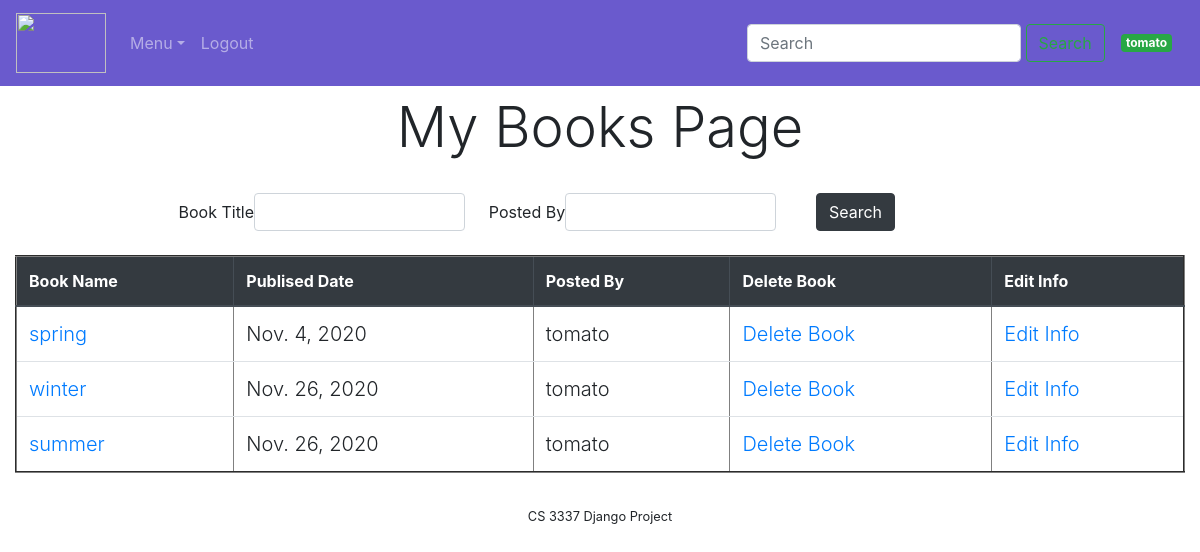
Page /mybooks (signed in) on the earlier database version.
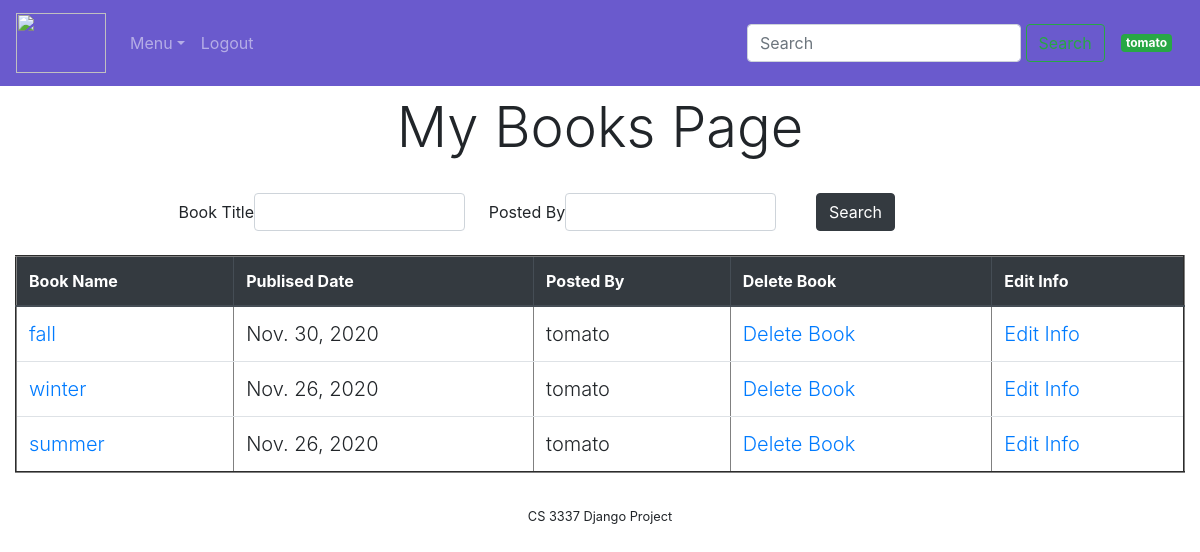
Same page on the later database version.
### bookMng/models.py (models this page shows, shortened)
class Book(models.Model):
    name = models.CharField(max_length=200)
    web = models.URLField(max_length=200)
    price = models.DecimalField(decimal_places=2, max_digits=6)
    publishdate = models.DateField(auto_now=True)
    picture = models.FileField(upload_to='bookEx/static/uploads')
    pic_path = models.CharField(max_length=300, editable=False, blank=True)
    username = models.ForeignKey(User, blank=True, null=True, on_delete=models.CASCADE)

### bookMng/views.py (the view)
# urls.py: path('mybooks', views.mybooks, name='mybooks'),
@login_required(login_url=reverse_lazy('login'))
def mybooks(request):
    books = Book.objects.filter(username=request.user)
    myFilter = BookFilter(request.GET, queryset=books)
    books = myFilter.qs
    return render(request,
                  'bookMng/mybooks.html',
                  {
                      'item_list': MainMenu.objects.all(),
                      'books': books,
                      'myFilter': myFilter
                  }
                  )

### bookEx/templates/bookMng/mybooks.html (shortened to what this page needs)
{% extends "base.html" %}
{% load static %}
{% block content %}
<div class="container-fluid">
    <div class="container " align="center">
        <div>
            <h1 align="center" class="display-4 mx-auto my-auto px-3 py-2"> My Books Page </h1>
        </div>
    </div>
    {% include 'bookMng/filterbooks.html' %}
     <table class="table table-hover mx-auto my-4" id="my-books-table" align="center" border="2" width="800">
            <thead class="thead-dark">
            <tr>
                <th scope="col"> Book Name</th>
                <th scope="col"> Publised Date</th>
                <th scope="col">Posted By</th>
                <th scope="col">Delete Book</th>
                <th scope="col">Edit Info</th>
            </tr>
            </thead>
            {% for book in books %}
                <tr>
                    <td class="lead">
                        <a href="book_detail/{{ book.id }}" align="">
                            {{ book.name }}
                        </a>
                    </td>
                    <td class="lead">{{ book.publishdate }}</td>
                    <td class="lead">
                        {{ book.username }}
                    </td>
                    <td class="lead">
                        <a href="book_delete/{{ book.id }}">Delete Book</a>
                    </td>
                    <td class="lead">
                        <a href="edit_info/{{ book.id }}">Edit Info</a>
                    </td>
                </tr>
            {% endfor %}
     </table>
</div>
{% endblock content %}

Differences in the rows shown:
changed Book: name "spring" → "fall"; publishdate "Nov. 4, 2020" → "Nov. 30, 2020"
